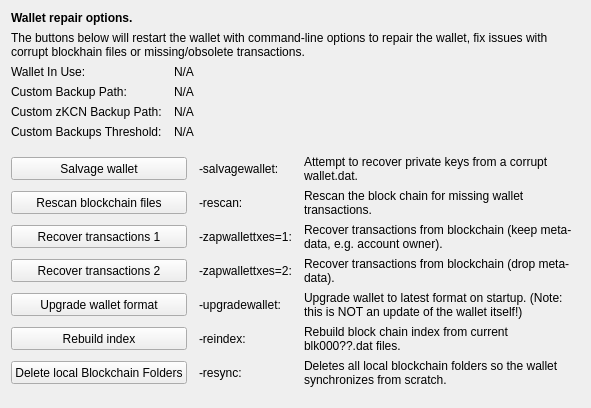
     <widget class="QWidget" name="tab_repair">
      <attribute name="title">
       <string>&amp;Wallet Repair</string>
      </attribute>
      <layout class="QGridLayout" name="gridLayout_4" columnstretch="0,0,0,0">
       <property name="horizontalSpacing">
        <number>12</number>
       </property>
       <item row="0" column="0" colspan="4">
        <widget class="QLabel" name="label_repair_header">
         <property name="font">
          <font>
           <weight>75</weight>
           <bold>true</bold>
          </font>
         </property>
         <property name="text">
          <string>Wallet repair options.</string>
         </property>
        </widget>
       </item>
       <item row="1" column="0" colspan="4">
        <widget class="QLabel" name="label_repair_helptext">
         <property name="font">
          <font>
           <weight>50</weight>
           <bold>false</bold>
          </font>
         </property>
         <property name="text">
          <string>The buttons below will restart the wallet with command-line options to repair the wallet, fix issues with corrupt blockhain files or missing/obsolete transactions.</string>
         </property>
         <property name="wordWrap">
          <bool>true</bool>
         </property>
        </widget>
       </item>
       <item row="2" column="0">
        <widget class="QLabel" name="wallet_path_label">
         <property name="text">
          <string>Wallet In Use:</string>
         </property>
        </widget>
       </item>
       <item row="2" column="1" colspan="3">
        <widget class="QLabel" name="wallet_path">
         <property name="cursor">
          <cursorShape>IBeamCursor</cursorShape>
         </property>
         <property name="text">
          <string>N/A</string>
         </property>
         <property name="textFormat">
          <enum>Qt::PlainText</enum>
         </property>
         <property name="textInteractionFlags">
          <set>Qt::LinksAccessibleByMouse|Qt::TextSelectableByKeyboard|Qt::TextSelectableByMouse</set>
         </property>
        </widget>
       </item>
       <item row="3" column="0">
        <widget class="QLabel" name="wallet_custombackuppath_label">
         <property name="visible">
          <bool>false</bool>
         </property>
         <property name="text">
          <string>Custom Backup Path:</string>
         </property>
        </widget>
       </item>
       <item row="3" column="1" colspan="3">
        <widget class="QLabel" name="wallet_custombackuppath">
         <property name="cursor">
          <cursorShape>IBeamCursor</cursorShape>
         </property>
         <property name="visible">
          <bool>false</bool>
         </property>
         <property name="text">
          <string>N/A</string>
         </property>
         <property name="textFormat">
          <enum>Qt::PlainText</enum>
         </property>
         <property name="textInteractionFlags">
          <set>Qt::LinksAccessibleByMouse|Qt::TextSelectableByKeyboard|Qt::TextSelectableByMouse</set>
         </property>
        </widget>
       </item>
       <item row="4" column="0">
        <widget class="QLabel" name="wallet_customzkcnbackuppath_label">
         <property name="visible">
          <bool>false</bool>
         </property>
         <property name="text">
          <string>Custom zKCN Backup Path:</string>
         </property>
        </widget>
       </item>
       <item row="4" column="1" colspan="3">
        <widget class="QLabel" name="wallet_customzkcnbackuppath">
         <property name="cursor">
          <cursorShape>IBeamCursor</cursorShape>
         </property>
         <property name="visible">
          <bool>false</bool>
         </property>
         <property name="text">
          <string>N/A</string>
         </property>
         <property name="textFormat">
          <enum>Qt::PlainText</enum>
         </property>
         <property name="textInteractionFlags">
          <set>Qt::LinksAccessibleByMouse|Qt::TextSelectableByKeyboard|Qt::TextSelectableByMouse</set>
         </property>
        </widget>
       </item>
       <item row="5" column="0">
        <widget class="QLabel" name="wallet_custombackupthreshold_label">
         <property name="visible">
          <bool>false</bool>
         </property>
         <property name="text">
          <string>Custom Backups Threshold:</string>
         </property>
        </widget>
       </item>
       <item row="5" column="1" colspan="3">
        <widget class="QLabel" name="wallet_custombackupthreshold">
         <property name="cursor">
          <cursorShape>IBeamCursor</cursorShape>
         </property>
         <property name="visible">
          <bool>false</bool>
         </property>
         <property name="text">
          <string>N/A</string>
         </property>
         <property name="textFormat">
          <enum>Qt::PlainText</enum>
         </property>
         <property name="textInteractionFlags">
          <set>Qt::LinksAccessibleByMouse|Qt::TextSelectableByKeyboard|Qt::TextSelectableByMouse</set>
         </property>
        </widget>
       </item>
       <item row="6" column="0">
        <spacer name="verticalSpacer_repair1">
         <property name="orientation">
          <enum>Qt::Vertical</enum>
         </property>
         <property name="sizeHint" stdset="0">
          <size>
           <width>10</width>
           <height>10</height>
          </size>
         </property>
        </spacer>
       </item>
       <item row="7" column="0" colspan="2">
        <widget class="QPushButton" name="btn_salvagewallet">
         <property name="minimumSize">
          <size>
           <width>100</width>
           <height>23</height>
          </size>
         </property>
         <property name="text">
          <string>Salvage wallet</string>
         </property>
        </widget>
       </item>
       <item row="7" column="2">
        <widget class="QLabel" name="label_repair_salvage_command">
         <property name="text">
          <string notr="true">-salvagewallet:</string>
         </property>
        </widget>
       </item>
       <item row="7" column="3">
        <widget class="QLabel" name="label_repair_salvage">
         <property name="text">
          <string>Attempt to recover private keys from a corrupt wallet.dat.</string>
         </property>
         <property name="wordWrap">
          <bool>true</bool>
         </property>
        </widget>
       </item>
       <item row="8" column="0" colspan="2">
        <widget class="QPushButton" name="btn_rescan">
         <property name="minimumSize">
          <size>
           <width>100</width>
           <height>23</height>
          </size>
         </property>
         <property name="text">
          <string>Rescan blockchain files</string>
         </property>
        </widget>
       </item>
       <item row="8" column="2">
        <widget class="QLabel" name="label_repair_rescan_command">
         <property name="text">
          <string notr="true">-rescan:</string>
         </property>
        </widget>
       </item>
       <item row="8" column="3">
        <widget class="QLabel" name="label_repair_rescan">
         <property name="text">
          <string>Rescan the block chain for missing wallet transactions.</string>
         </property>
         <property name="wordWrap">
          <bool>true</bool>
         </property>
        </widget>
       </item>
       <item row="9" column="0" colspan="2">
        <widget class="QPushButton" name="btn_zapwallettxes1">
         <property name="minimumSize">
          <size>
           <width>100</width>
           <height>23</height>
          </size>
         </property>
         <property name="text">
          <string>Recover transactions 1</string>
         </property>
        </widget>
       </item>
       <item row="9" column="2">
        <widget class="QLabel" name="label_repair_zap1_command">
         <property name="text">
          <string notr="true">-zapwallettxes=1:</string>
         </property>
        </widget>
       </item>
       <item row="9" column="3">
        <widget class="QLabel" name="label_repair_zap1">
         <property name="text">
          <string>Recover transactions from blockchain (keep meta-data, e.g. account owner).</string>
         </property>
         <property name="wordWrap">
          <bool>true</bool>
         </property>
        </widget>
       </item>
       <item row="10" column="0" colspan="2">
        <widget class="QPushButton" name="btn_zapwallettxes2">
         <property name="minimumSize">
          <size>
           <width>100</width>
           <height>23</height>
          </size>
         </property>
         <property name="text">
          <string>Recover transactions 2</string>
         </property>
        </widget>
       </item>
       <item row="10" column="2">
        <widget class="QLabel" name="label_repair_zap2_command">
         <property name="text">
          <string notr="true">-zapwallettxes=2:</string>
         </property>
        </widget>
       </item>
       <item row="10" column="3">
        <widget class="QLabel" name="label_repair_zap2">
         <property name="text">
          <string>Recover transactions from blockchain (drop meta-data).</string>
         </property>
         <property name="wordWrap">
          <bool>true</bool>
         </property>
        </widget>
       </item>
       <item row="11" column="0" colspan="2">
        <widget class="QPushButton" name="btn_upgradewallet">
         <property name="minimumSize">
          <size>
           <width>100</width>
           <height>23</height>
          </size>
         </property>
         <property name="text">
          <string>Upgrade wallet format</string>
         </property>
        </widget>
       </item>
       <item row="11" column="2">
        <widget class="QLabel" name="label_repair_upgrade_command">
         <property name="text">
          <string notr="true">-upgradewallet:</string>
         </property>
        </widget>
       </item>
       <item row="11" column="3">
        <widget class="QLabel" name="label_repair_upgrade">
         <property name="text">
          <string>Upgrade wallet to latest format on startup. (Note: this is NOT an update of the wallet itself!)</string>
         </property>
         <property name="wordWrap">
          <bool>true</bool>
         </property>
        </widget>
       </item>
       <item row="12" column="0" colspan="2">
        <widget class="QPushButton" name="btn_reindex">
         <property name="minimumSize">
          <size>
           <width>100</width>
           <height>23</height>
          </size>
         </property>
         <property name="text">
          <string>Rebuild index</string>
         </property>
        </widget>
       </item>
       <item row="12" column="2">
        <widget class="QLabel" name="label_repair_reindex_command">
         <property name="text">
          <string notr="true">-reindex:</string>
         </property>
        </widget>
       </item>
       <item row="12" column="3">
        <widget class="QLabel" name="label_repair_reindex">
         <property name="text">
          <string>Rebuild block chain index from current blk000??.dat files.</string>
         </property>
         <property name="wordWrap">
          <bool>true</bool>
         </property>
        </widget>
       </item>
       <item row="13" column="0" colspan="2">
        <widget class="QPushButton" name="btn_resync">
         <property name="minimumSize">
          <size>
           <width>100</width>
           <height>23</height>
          </size>
         </property>
         <property name="text">
          <string>Delete local Blockchain Folders</string>
         </property>
        </widget>
       </item>
       <item row="13" column="2">
        <widget class="QLabel" name="label_repair_resync_command">
         <property name="text">
          <string>-resync:</string>
         </property>
        </widget>
       </item>
       <item row="13" column="3">
        <widget class="QLabel" name="label_repair_resync">
         <property name="text">
          <string>Deletes all local blockchain folders so the wallet synchronizes from scratch.</string>
         </property>
         <property name="wordWrap">
          <bool>true</bool>
         </property>
        </widget>
       </item>
       <item row="14" column="0">
        <spacer name="verticalSpacer_repair2">
         <property name="orientation">
          <enum>Qt::Vertical</enum>
         </property>
         <property name="sizeHint" stdset="0">
          <size>
           <width>20</width>
           <height>10</height>
          </size>
         </property>
        </spacer>
       </item>
      </layout>
     </widget>
